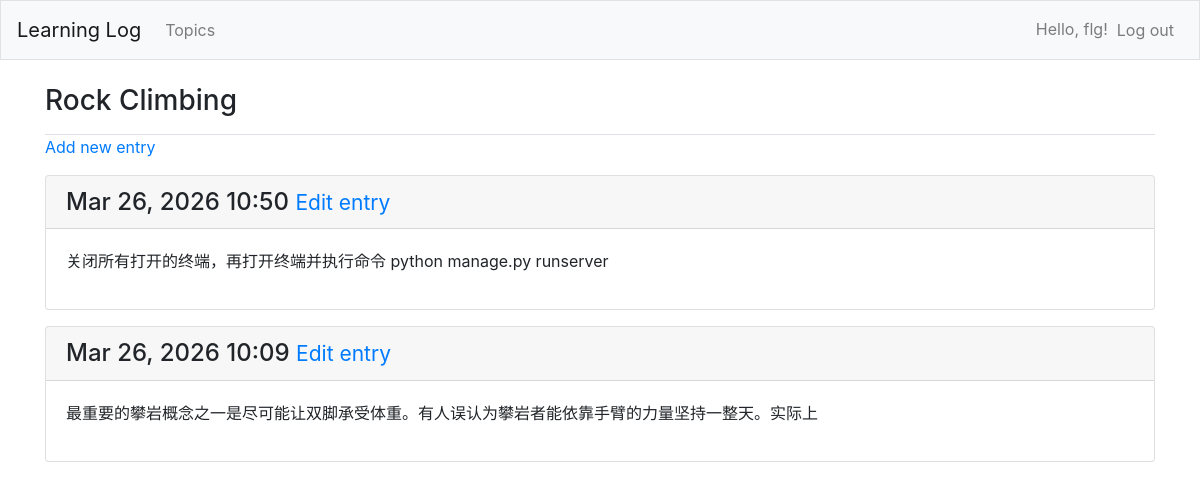
The page /topics/2/ (signed in) on the database its author committed.
### learning_logs/models.py (models this page shows, shortened)
class Topic(models.Model):
    text = models.CharField(max_length=200)
    date_added = models.DateTimeField(auto_now_add=True)
    owner = models.ForeignKey(User, on_delete=models.CASCADE)
    def __str__(self):
        return self.text

class Entry(models.Model):
    topic = models.ForeignKey(Topic, on_delete=models.CASCADE)
    text = models.TextField()
    date_added = models.DateTimeField(auto_now_add=True)
    class Meta:
        verbose_name_plural = 'entries'

### learning_logs/views.py (the view)
# urls.py: path('topics/<int:topic_id>/', views.topic, name='topic'),
@login_required
def topic(request, topic_id):
    topic = Topic.objects.get(id=topic_id)
    check_topic_owner(topic, request.user)
    entries = topic.entry_set.order_by('-date_added')
    context = {'topic': topic, 'entries': entries}
    return render(request, 'learning_logs/topic.html', context)

### learning_logs/views.py (called while the page is built)
def check_topic_owner(topic, user):
    if topic.owner != user:
        raise Http404

### learning_logs/templates/learning_logs/topic.html
{% extends 'learning_logs/base.html' %}
{% block page_header %}
  <h3>{{ topic }}</h3>
{% endblock page_header %}
{% block content %}
  <p>
    <a href="{% url 'learning_logs:new_entry' topic.id %}">Add new entry</a>
  </p>
{% for entry in entries %}
  <div class="card mb-3">
    <h4 class="card-header">{{ entry.date_added|date:'M d, Y H:i' }}
      <small><a href="{% url 'learning_logs:edit_entry' entry.id %}">Edit entry</a></small>
    </h4>
    <div class="card-body">{{ entry.text|linebreaks }}</div>
  </div>
{% empty %}
  <p>There are no entries for this topic yet.</p>
{% endfor %}
{% endblock content %}

### learning_logs/templates/learning_logs/base.html (shortened to what this page needs)
{% load bootstrap4 %}
<!doctype html>
<html lang="en">
<head>
  {% bootstrap_css %}
<head>
<body>
  <nav class="navbar navbar-expand-md navbar-light bg-light mb-4 border">
    <a class="navbar-brand" href="{% url 'learning_logs:index' %}">Learning Log</a>
    <div class="collapse navbar-collapse" id="navbarCollapse">
      <ul class="navbar-nav mr-auto">
        <li class="nav-item">
          <a class="nav-link" href="{% url 'learning_logs:topics' %}">Topics</a></li>
      </ul>
      <ul class="navbar-nav ml-auto">
        {% if user.is_authenticated %}
          <li class="nav-item">
            <span class="navbar-text">Hello, {{ user.username }}!</span>
          </li>
          <li class="nav-item">
            <form action="{% url 'users:logout' %}" method="post" class="d-inline">
              <button type="submit" class="btn btn-link nav-link">Log out</button>
            </form>
          </li>
        {% else %}
          <li class="nav-item">
            <a class="nav-link" href="{% url 'users:register' %}">Register</a>
          </li>
          <li class="nav-item">
            <a class="nav-link" href="{% url 'users:login' %}">Log in</a></li>
        {% endif %}
      </ul>
    </div>
  </nav>
  <main role="main" class="container">
    <div class="pb-2 border-bottom">
      {% block page_header %}{% endblock page_header %}
    </div>
    <div>
    {% block content %}{% endblock content %}
    </div>
  </main>
</body>
<html>

### rows shown on the page
Topic: text "Rock Climbing"
Entry: date_added "Mar 26, 2026 10:50", text "关闭所有打开的终端，再打开终端并执行命令 python manage.py runserver"
Entry: date_added "Mar 26, 2026 10:09", text "最重要的攀岩概念之一是尽可能让双脚承受体重。有人误认为攀岩者能依靠手臂的力量坚持一整天。实际上"

### other values the page prints
{{ user.username }} "flg"
